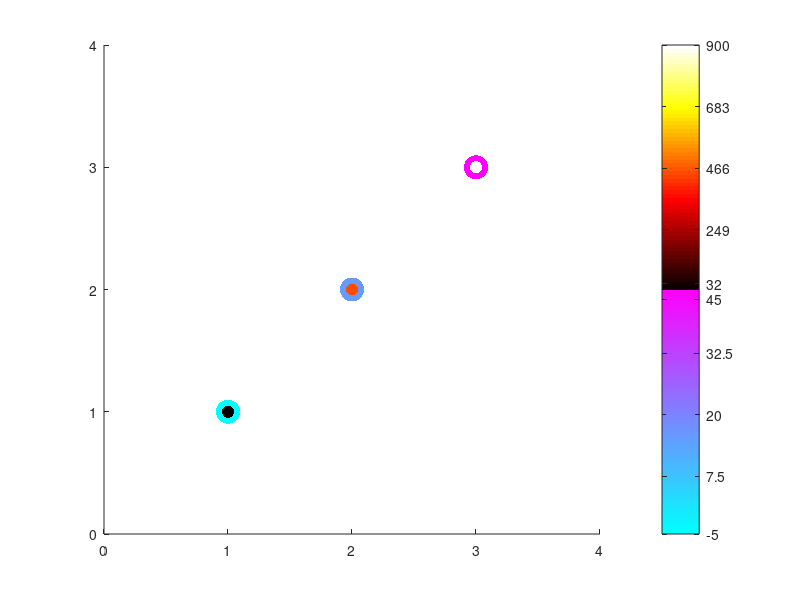

The MATLAB script that drew this image:
%% Nipun Gunawardena
% colorbar_testing.m
% Shows how to use two different colorbars for two separate sets of data
% See
% http://www.mathworks.com/support/solutions/en/data/1-GNRWEH/index.html#Example_1
% and
% http://stackoverflow.com/a/8075772

%% Clear
%clc, close all, clear all


%% Initialize Data
colormap([cool(64);hot(64)])    % Initialize 128 bin colormap. First half cool, second half hot

% Generate Coordinates
x = [1;2;3];
y = [1;2;3];

% Generate Data
temp = [-5;15;45];
sun = [32;450;900];

% Produce the two scatter plots.
hold on
h(1) = scatter(x,y,300,temp,'filled');
h(2) = scatter(x,y,75,sun,'filled');
xlim([0 4])
ylim([0 4])
hold off


%% Scale Colors
% Scale the CData (Color Data) of each plot so that the 
% plots have contiguous, nonoverlapping values. The range 
% of each CData should be equal. Here the CDatas are mapped 
% to integer values so that they are easier to manage; 
% however, this is not necessary.

m = 64; % 64-elements is each colormap

% CData for temperature
cmin = min(temp);       % Minimum temperature
cmax = max(temp);       % Maximum temperature
C1 = min(m,round((m-1)*(temp-cmin)/(cmax-cmin))+1);    % Scale colors between 0 and 64 depending on temperature

% CData for sunlight
cmin = min(sun);
cmax = max(sun);
C2 = 64+min(m,round((m-1)*(sun-cmin)/(cmax-cmin))+1);   % Scale colors between 64 and 128 depending on sunlight


%% Update Plot
set(h(1),'CData',C1);
set(h(2),'CData',C2);

% Change the CLim property of axes so that it spans the 
% CDatas of both objects.
caxis([min(C1(:)) max(C2(:))])

% Generate Colorbar and fake ticks
h(3) = colorbar;
ticks = [1 16:16:64 64:16:128];
ticks(5:6) = [62 66];
set(h(3), 'YTick', ticks);
labels = num2str([linspace(min(temp),max(temp),5) linspace(min(sun),max(sun),5)]');
set(h(3), 'YTickLabel', labels);